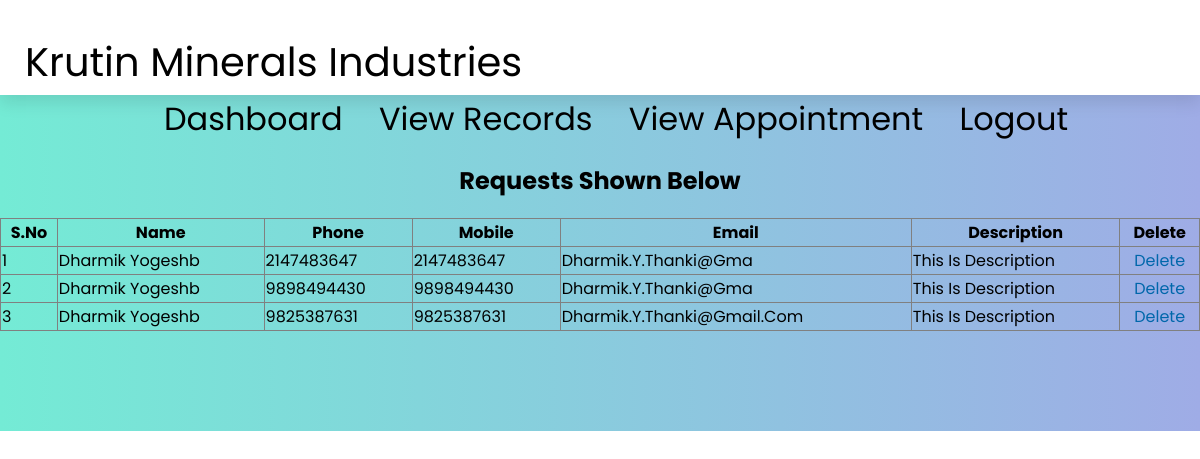
The page /admin/cont.php (signed in) on the database its author committed.
### tables this page shows
CREATE TABLE `contact_us` (
  `id` int(11) NOT NULL,
  `name1` varchar(15) NOT NULL,
  `phone` varchar(10) NOT NULL,
  `mobile` varchar(10) NOT NULL,
  `email` varchar(30) NOT NULL,
  `address1` varchar(35) NOT NULL,
  `description1` varchar(50) NOT NULL
);

### admin/cont.php (the view, shortened to what this page needs)
<?php
require('db.php');
?>
<!DOCTYPE html>
<html>
<head>
<link rel="stylesheet" href="css/style.css" />
</head>
<body>
<section class="header">
<div class="logo">Krutin Minerals Industries</div>
</section>
<div class="form1">
<center><nav class="navbar">
        <a href="dashboard.php">Dashboard</a>
         <a href="view.php">View Records</a>
         <a href="app.php">View Appointment</a>
         <a href="logout.php">Logout</a>
        </nav>
</center>
<center><h2>Requests shown below </h2></center>
<table width="100%" border="1" style="border-collapse:collapse;">
<thead>
<tr>
    <th><strong>S.No</strong></th>
    <th><strong>Name</strong></th>
    <th><strong>phone</strong></th>
    <th><strong>Mobile</strong></th>
    <th><strong>email</strong></th>
    <th><strong>Description</strong></th>
    <th><strong>Delete</strong></th>
</tr>
</thead>
<tbody>
<?php
$count=1;
$sel_query="Select * from contact_us;";
$result = mysqli_query($con,$sel_query);
while($row = mysqli_fetch_assoc($result)) { ?>
<tr><td><?php echo $count; ?></td>
    <td><?php echo $row["name1"]; ?></td>
    <td><?php echo $row["phone"]; ?></td>
    <td><?php echo $row["mobile"]; ?></td>
    <td><?php echo $row["email"]; ?></td>
    <td><?php echo $row["description1"]; ?></td>
    <td align="center"><a href="delete2.php?id=<?php echo $row["id"]; ?>">Delete</a></td>
</tr>
<?php $count++; } ?>
</tbody>
</table>
<br /><br /><br /><br />
</div>
</body>
</html>

### admin/css/style.css (style rules this page uses)
body { font-family: 'Poppins', sans-serif; margin:0; padding:0; box-sizing: border-box; outline: none; border:none; text-decoration: none; text-transform: capitalize; }
a { color:#0067ab; text-decoration:none; }
.logo { font-size: 2.5rem; color:black; }
.header { position: sticky; top:0; left:0; right:0; z-index: 1000; background-color: white; display: flex; padding-top: 2rem; padding-bottom: 0.2rem; box-shadow: 0 .5rem 1rem rgba(0,0,0,.1); align-items: center; justify-content: space-between; }
.logo { margin-left: 25px; }
.header .logo { font-size: 2.5rem; color:black; }
.navbar a { font-size: 2rem; margin-left: 2rem; color:black; }
.form1 { background-color: #74EBD5; background-image: linear-gradient(90deg, #74EBD5 0%, #9FACE6 100%); }

### rows shown on the page
contact_us: name1 "Dharmik Yogeshb", phone "2147483647", mobile "2147483647", email "Dharmik.y.thanki@gma", description1 "This Is Description"
contact_us: name1 "Dharmik Yogeshb", phone "9898494430", mobile "9898494430", email "Dharmik.y.thanki@gma", description1 "This Is Description"
contact_us: name1 "Dharmik Yogeshb", phone "9825387631", mobile "9825387631", email "Dharmik.y.thanki@gmail.com", description1 "This Is Description"
